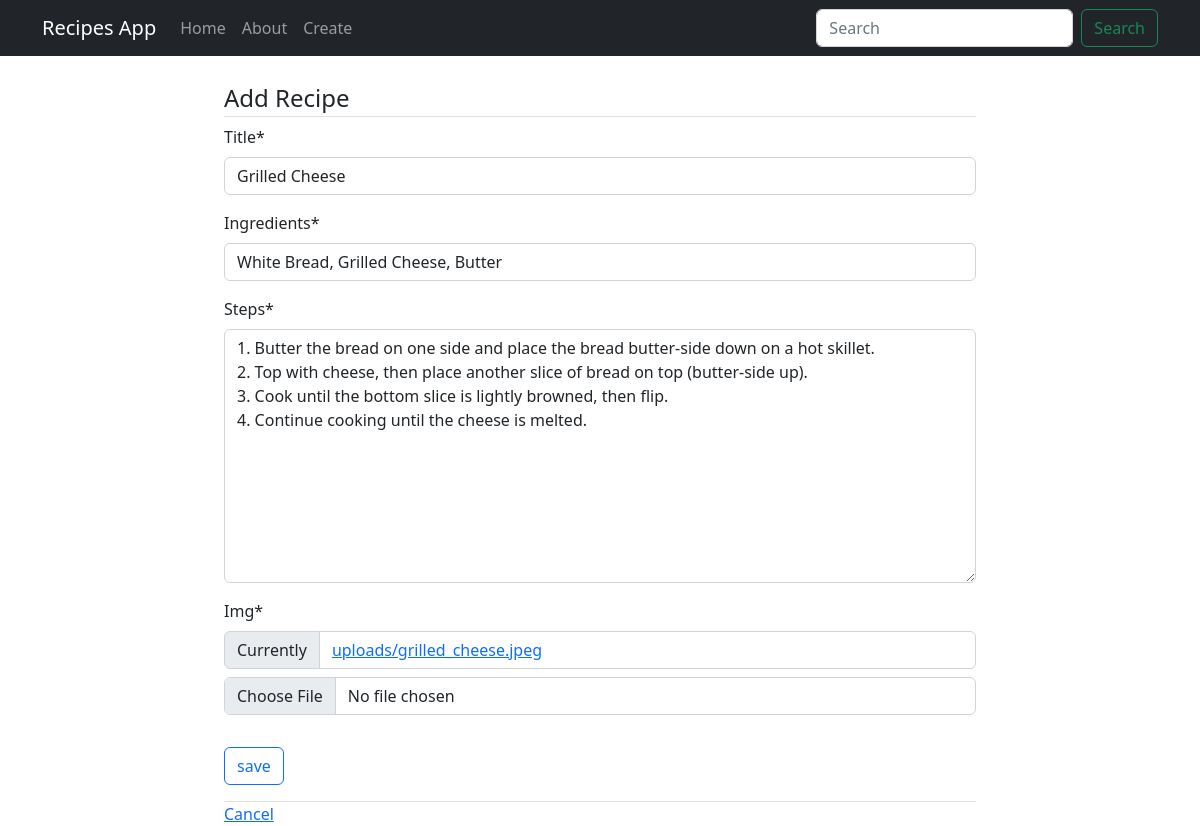
Page /recipe/1/update/ on the committed database.
### recipes/models.py (models this page shows, shortened)
class Recipe(models.Model):
    title = models.CharField(max_length=100)
    ingredients = models.CharField(max_length=200, default = " ")
    steps = models.TextField()
    img = models.ImageField(upload_to='uploads/', default = "plate.png")
    author = models.ForeignKey(User, on_delete=models.CASCADE)
    created_at = models.DateTimeField(auto_now_add=True)
    updated_at = models.DateTimeField(auto_now=True)

### recipes/views.py (the view, shortened to what this page needs)
# urls.py: path("recipe/<int:pk>/update/", views.RecipeUpdateView.as_view(), name = "recipes-update"),
class RecipeUpdateView(UpdateView):
    model = models.Recipe
    fields = ["title", "ingredients", "steps", "img"]

### recipes/templates/recipes/recipe_form.html (shortened to what this page needs)
{% extends "recipes/layout.html" %}
{% load crispy_forms_tags %}
{% block body %}
<div class="container">
    <form method = "POST" enctype="multipart/form-data">
        <fieldset class = "form-group">
            <legend class = border-bottom mb-4>Add Recipe</legend>
            {{ form|crispy }}
        </fieldset>
        <div class="form-group py-3">
            <input class = "btn btn-outline-primary" type="submit" value="save">
        </div>
        <div class="border-top pt -3">
            <a href = "{% url 'recipes-home' %}"> Cancel </a>
        </div>
    </form>
</div>
{% endblock %}

### rows in the picture
Recipe: title "Grilled Cheese", ingredients "White Bread, Grilled Cheese, Butter", steps "1. Butter the bread on one side and place the bread butter-side down on a hot skillet. 2. Top with cheese, then place another slice of bread on top (butter-side up). 3. Cook until the bottom slice is lightly browned, then flip. 4. Continue cooking until the cheese is melted."
